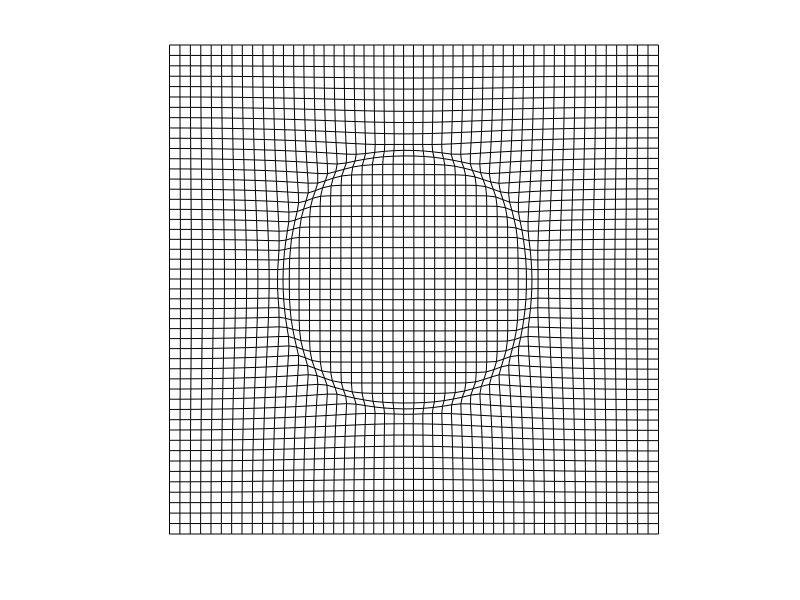
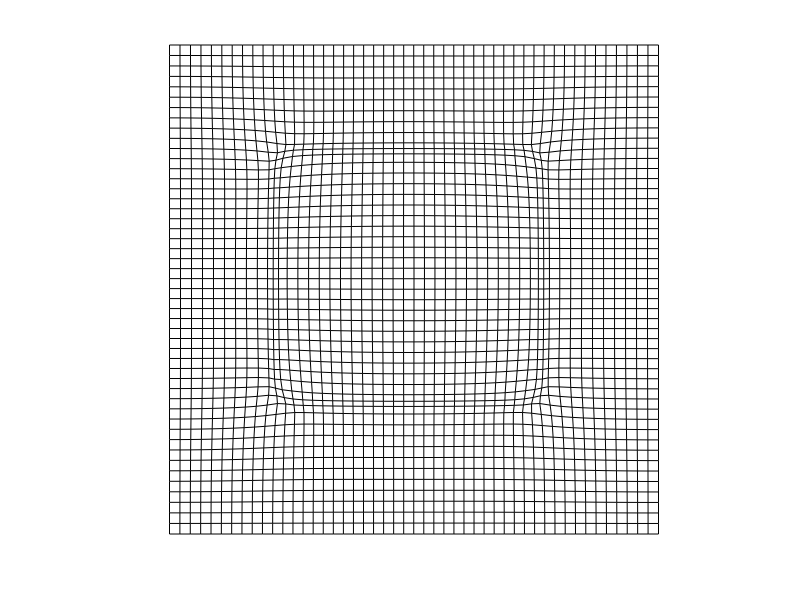
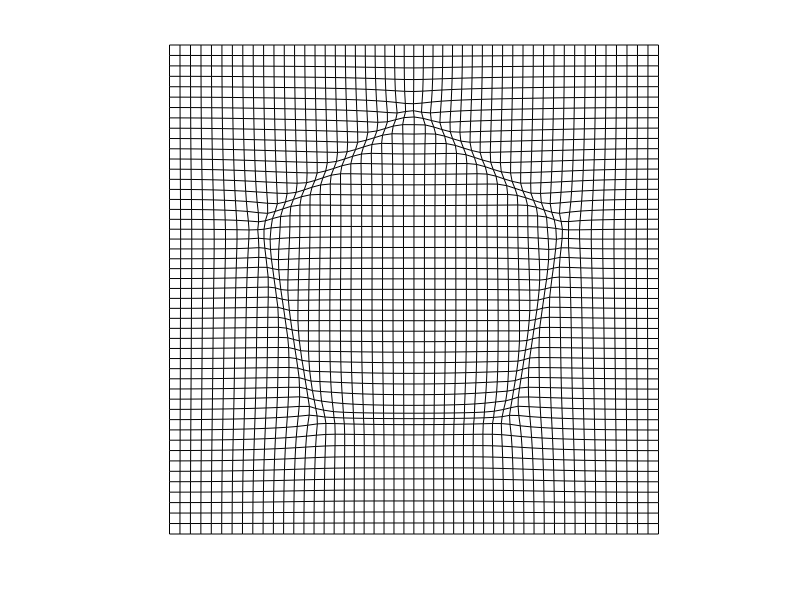

MATLAB code to generate these figures, in order: (Note: this script raises an error after producing the figures.)
%% New test% reconstruct phi from non-rotation free mesh
clc
clear
close all
format long
%% Uniform grid
%%
N=97;m=N;n=N;h1=2; hh=2; showM = 512;
y=1:m;
[X,Y]=ndgrid(y,y);
X_new=X;Y_new=Y;
Blank_white=zeros(N)+255;
%% construct transformations

load Phi1_circ
load Phi2_circ
load cv_circ
load jd_circ

phi1=Phi1_circ;
phi2=Phi2_circ;
jd_phi=jd_circ;
cv_phi=cv_circ;

load Phi1_tbl
load Phi2_tbl
load cv_tbl
load jd_tbl

psi1=Phi1_tbl;
psi2=Phi2_tbl;
jd_psi=jd_tbl;
cv_psi=cv_tbl;

load Phi1_tile
load Phi2_tile
load cv_tile
load jd_tile

psi1_trans=Phi1_tile;
psi2_trans=Phi2_tile;
jd_psi_trans=jd_tile;
cv_psi_trans=cv_tile;

h=2;
figure(1)
imshow(imresize(Blank_white, [showM showM]), [], 'border', 'tight'), hold on
for i = 1:h:N
    plot(-phi1(1:h:end,i),phi2(1:h:end,i),'k-'), hold on
    plot(-phi1(i,1:h:end),phi2(i,1:h:end),'k-'), hold on
end
axis([-N,-1,1,N]);
figure(2)
imshow(imresize(Blank_white, [showM showM]), [], 'border', 'tight'), hold on
for i = 1:h:N
    plot(-psi1(1:h:end,i),psi2(1:h:end,i),'k-'), hold on
    plot(-psi1(i,1:h:end),psi2(i,1:h:end),'k-'), hold on
end
axis([-N,-1,1,N]); 
figure(3)
imshow(imresize(Blank_white, [showM showM]), [], 'border', 'tight'), hold on
for i = 1:h:N
    plot(-psi1_trans(1:h:end,i),psi2_trans(1:h:end,i),'k-'), hold on
    plot(-psi1_trans(i,1:h:end),psi2_trans(i,1:h:end),'k-'), hold on
end
axis([-N,-1,1,N]); 
%% fwd
tic;
[phi1_fw,phi2_fw,U1_fw,U2_fw,phi_cur1_fw, phi_cur2_fw,U1_cur_fw,U2_cur_fw]=PJDC_on_given_mesh2(jd_psi_trans,cv_psi_trans,N,phi1,phi2);
toc;

[JD_phi_fw, CV_phi_fw]=compute_JD_and_Curl(phi1_fw,phi2_fw,1);
diff_jd_phi_fw=abs(JD_phi_fw-jd_psi_trans);
diff_cv_phi_fw=abs(CV_phi_fw-cv_psi_trans);
diff_jd_phi_max_fw=max(max(diff_jd_phi_fw))
diff_cv_phi_max_fw=max(max(diff_cv_phi_fw))

diff_Tx_phi_fw=phi1_fw-psi1_trans;
diff_Ty_phi_fw=phi2_fw-psi2_trans;
diff_mag_phi_fw=(diff_Tx_phi_fw.^2+diff_Ty_phi_fw.^2).^(0.5);
diff_max_mag_phi_fw=max(max(diff_mag_phi_fw))
rel_diff_max_mag1_phi_fw=max(max(diff_mag_phi_fw./((psi1_trans.^2+psi1_trans.^2).^(0.5))))
rel_diff_max_mag2_phi_fw=max(max(diff_mag_phi_fw./(100^2)))

figure(4)
imshow(imresize(Blank_white, [showM showM]), [], 'border', 'tight'), hold on
for i = 1:h:N
    plot(-phi_cur1_fw(1:h:end,i),phi_cur2_fw(1:h:end,i),'r-'), hold on
    plot(-phi_cur1_fw(i,1:h:end),phi_cur2_fw(i,1:h:end),'r-'), hold on
end
axis([-N,-1,1,N]);
figure(5)
imshow(imresize(Blank_white, [showM showM]), [], 'border', 'tight'), hold on
quiver(-X(1:1:N, 1:1:N), Y(1:1:N, 1:1:N), -U1_cur_fw(1:1:N, 1:1:N), U2_cur_fw(1:1:N, 1:1:N), 0);
axis([-N,-1,1,N]);  
figure(6)
imshow(imresize(Blank_white, [showM showM]), [], 'border', 'tight'), hold on
for i = 1:h:N
    plot(-psi1_trans(1:h:end,i), psi2_trans(1:h:end,i),'k-'), hold on
    plot(-psi1_trans(i,1:h:end), psi2_trans(i,1:h:end),'k-'), hold on
end
for i = 1:h:N
    plot(-phi1_fw(1:h:end,i), phi2_fw(1:h:end,i),'r-'), hold on
    plot(-phi1_fw(i,1:h:end), phi2_fw(i,1:h:end),'r-'), hold on
end
axis([-N,-1,1,N]); 
%% transitivity %% fwd 
tic;
[phi1_fw2,phi2_fw2,U1_fw2,U2_fw2,phi_cur1_fw2, phi_cur2_fw2,U1_cur_fw2,U2_cur_fw2]=PJDC_on_given_mesh2(jd_psi,cv_psi,N,psi1_trans,psi2_trans);
toc;

[JD_phi_fw2, CV_phi_fw2]=compute_JD_and_Curl(phi1_fw2,phi2_fw2,1);
diff_jd_phi_fw2=abs(JD_phi_fw2-jd_psi);
diff_cv_phi_fw2=abs(CV_phi_fw2-cv_psi);
diff_jd_phi_max_fw2=max(max(diff_jd_phi_fw2))
diff_cv_phi_max_fw2=max(max(diff_cv_phi_fw2))

diff_Tx_phi_fw2=phi1_fw2-psi1;
diff_Ty_phi_fw2=phi2_fw2-psi2;
diff_mag_phi_fw2=(diff_Tx_phi_fw2.^2+diff_Ty_phi_fw2.^2).^(0.5);
diff_max_mag_phi_fw2=max(max(diff_mag_phi_fw2))
rel_diff_max_mag1_phi_fw2=max(max(diff_mag_phi_fw2./((psi1.^2+psi2.^2).^(0.5))))
rel_diff_max_mag2_phi_fw2=max(max(diff_mag_phi_fw2./(100^2)))

figure(7)
imshow(imresize(Blank_white, [showM showM]), [], 'border', 'tight'), hold on
for i = 1:hh:N
    plot(-phi_cur1_fw2(i,1:hh:N), phi_cur2_fw2(i,1:hh:N),'r-'),hold on
    plot(-phi_cur1_fw2(1:hh:N,i), phi_cur2_fw2(1:hh:N,i),'r-'),hold on
end
axis([-N,-1,1,N]); 

figure(8)
imshow(imresize(Blank_white, [showM showM]), [], 'border', 'tight'), hold on
quiver(-X(1:1:N, 1:1:N), Y(1:1:N, 1:1:N), -U1_cur_fw2(1:1:N, 1:1:N), U2_cur_fw2(1:1:N, 1:1:N), 0);
axis([-N,-1,1,N]); 
figure(9)
imshow(imresize(Blank_white, [showM showM]), [], 'border', 'tight'), hold on
for i = 1:h:N
    plot(-psi1(1:h:end,i),psi2(1:h:end,i),'k-'), hold on
    plot(-psi1(i,1:h:end),psi2(i,1:h:end),'k-'), hold on
end
for i = 1:hh:N
    plot(-phi1_fw2(i,1:hh:N), phi2_fw2(i,1:hh:N),'r-'),hold on
    plot(-phi1_fw2(1:hh:N,i), phi2_fw2(1:hh:N,i),'r-'),hold on
end
axis([-N,-1,1,N]); 


transt_check_x = interpn(X, Y, phi_cur1_fw, phi_cur1_fw2, phi_cur2_fw2,'makima'); 
transt_check_y = interpn(X, Y, phi_cur2_fw, phi_cur1_fw2, phi_cur2_fw2,'makima'); 

transt_check_phi1 = interpn(X, Y, phi1, transt_check_x, transt_check_y,'makima'); 
transt_check_phi2 = interpn(X, Y, phi2, transt_check_x, transt_check_y,'makima'); 


figure(10)
imshow(imresize(Blank_white, [showM showM]), [], 'border', 'tight'), hold on
for i = 1:hh:N
    plot(-transt_check_x(i,1:hh:end), transt_check_y(i,1:hh:end),'r-'),hold on
    plot(-transt_check_x(1:hh:end,i), transt_check_y(1:hh:end,i),'r-'),hold on
end
axis([-N,-1,1,N]); 
figure(11)
imshow(imresize(Blank_white, [showM showM]), [], 'border', 'tight'), hold on
for i = 1:hh:N
    plot(-transt_check_phi1(i,1:hh:N), transt_check_phi2(i,1:hh:N),'r-'),hold on
    plot(-transt_check_phi1(1:hh:N,i), transt_check_phi2(1:hh:N,i),'r-'),hold on
end
axis([-N,-1,1,N]); 

%% jump forward
tic;
[phi1_jfw,phi2_jfw,U1_jfw,U2_jfw,phi_cur1_jfw, phi_cur2_jfw,U1_cur_jfw,U2_cur_jfw]=PJDC_on_given_mesh2(jd_psi,cv_psi,N,phi1,phi2);
toc;

[JD_phi_jfw, CV_phi_jfw]=compute_JD_and_Curl(phi1_jfw,phi2_jfw,1);
diff_jd_phi_jfw=abs(JD_phi_jfw-jd_psi);
diff_cv_phi_jfw=abs(CV_phi_jfw-cv_psi);
diff_jd_phi_max_jfw=max(max(diff_jd_phi_jfw))
diff_cv_phi_max_jfw=max(max(diff_cv_phi_jfw))

diff_Tx_phi_jfw=phi1_jfw-psi1;
diff_Ty_phi_jfw=phi2_jfw-psi2;
diff_mag_phi_jfw=(diff_Tx_phi_jfw.^2+diff_Ty_phi_jfw.^2).^(0.5);
diff_max_mag_phi_jfw=max(max(diff_mag_phi_jfw))
rel_diff_max_mag1_phi_jfw=max(max(diff_mag_phi_jfw./((psi1.^2+psi2.^2).^(0.5))))
rel_diff_max_mag2_phi_jfw=max(max(diff_mag_phi_jfw./(100^2)))

figure(12)
imshow(imresize(Blank_white, [showM showM]), [], 'border', 'tight'), hold on
for i = 1:hh:N
    plot( -phi_cur1_jfw(i,1:hh:N), phi_cur2_jfw(i,1:hh:N),'r-'),hold on
    plot( -phi_cur1_jfw(1:hh:N,i), phi_cur2_jfw(1:hh:N,i),'r-'),hold on
end
axis([-N,-1,1,N]); 

figure(13)
imshow(imresize(Blank_white, [showM showM]), [], 'border', 'tight'), hold on
quiver(-X(1:1:N, 1:1:N), Y(1:1:N, 1:1:N), -U1_cur_jfw(1:1:N, 1:1:N), U2_cur_jfw(1:1:N, 1:1:N), 0);
axis([-N,-1,1,N]); 

figure(14)
imshow(imresize(Blank_white, [showM showM]), [], 'border', 'tight'), hold on
for i = 1:h:N
    plot(-psi1(1:h:end,i),psi2(1:h:end,i),'k-'), hold on
    plot(-psi1(i,1:h:end),psi2(i,1:h:end),'k-'), hold on
end
for i = 1:hh:N
    plot(-phi1_jfw(i,1:hh:N), phi2_jfw(i,1:hh:N),'r-'),hold on
    plot(-phi1_jfw(1:hh:N,i), phi2_jfw(1:hh:N,i),'r-'),hold on
end
axis([-N,-1,1,N]); 

figure(15)
imshow(imresize(Blank_white, [showM showM]), [], 'border', 'tight'), hold on
for i = 1:hh:N
    plot(-transt_check_x(i,1:hh:end), transt_check_y(i,1:hh:end),'k-'),hold on
    plot(-transt_check_x(1:hh:end,i), transt_check_y(1:hh:end,i),'k-'),hold on
end
for i = 1:hh:N
    plot( -phi_cur1_jfw(i,1:hh:N), phi_cur2_jfw(i,1:hh:N),'r-'),hold on
    plot( -phi_cur1_jfw(1:hh:N,i), phi_cur2_jfw(1:hh:N,i),'r-'),hold on
end
axis([-N,-1,1,N]); 
figure(16)
imshow(imresize(Blank_white, [showM showM]), [], 'border', 'tight'), hold on
for i = 1:hh:N
    plot(-transt_check_phi1(i,1:hh:N), transt_check_phi2(i,1:hh:N),'k-'),hold on
    plot(-transt_check_phi1(1:hh:N,i), transt_check_phi2(1:hh:N,i),'k-'),hold on
end
for i = 1:hh:N
    plot(-phi1_jfw(i,1:hh:N), phi2_jfw(i,1:hh:N),'r-'),hold on
    plot(-phi1_jfw(1:hh:N,i), phi2_jfw(1:hh:N,i),'r-'),hold on
end
axis([-N,-1,1,N]); 
%  ts: 9.9938e-11 r: 0.00128 ei: 17367 ti: 43921
% Elapsed time is 421.593143 seconds.

% diff_jd_phi_max_fw =
% 
%    0.033277909902358
% 
% 
% diff_cv_phi_max_fw =
% 
%    0.022229759769765
% 
% 
% diff_max_mag_phi_fw =
% 
%    0.250763947308684
% 
% 
% rel_diff_max_mag1_phi_fw =
% 
%    0.069241365252727
% 
% 
% rel_diff_max_mag2_phi_fw =
% 
%      2.507639473086840e-05
% 
%  ts: 9.9962e-11 r: 0.0019999 ei: 21126 ti: 51435
% Elapsed time is 470.314256 seconds.
% 
% diff_jd_phi_max_fw2 =
% 
%    0.038555819391753
% 
% 
% diff_cv_phi_max_fw2 =
% 
%    0.032688657031473
% 
% 
% diff_max_mag_phi_fw2 =
% 
%    0.341425569049768
% 
% 
% rel_diff_max_mag1_phi_fw2 =
% 
%    0.007680656137979
% 
% 
% rel_diff_max_mag2_phi_fw2 =
% 
%      3.414255690497683e-05
% 
%  ts: 9.9919e-11 r: 0.00096487 ei: 20559 ti: 50302
% Elapsed time is 462.600204 seconds.
% 
% diff_jd_phi_max_jfw =
% 
%    0.028323414200295
% 
% 
% diff_cv_phi_max_jfw =
% 
%    0.017404427429579
% 
% 
% diff_max_mag_phi_jfw =
% 
%    0.144427922944189
% 
% 
% rel_diff_max_mag1_phi_jfw =
% 
%    0.005195009468293
% 
% 
% rel_diff_max_mag2_phi_jfw =
% 
%      1.444279229441889e-05
% 

